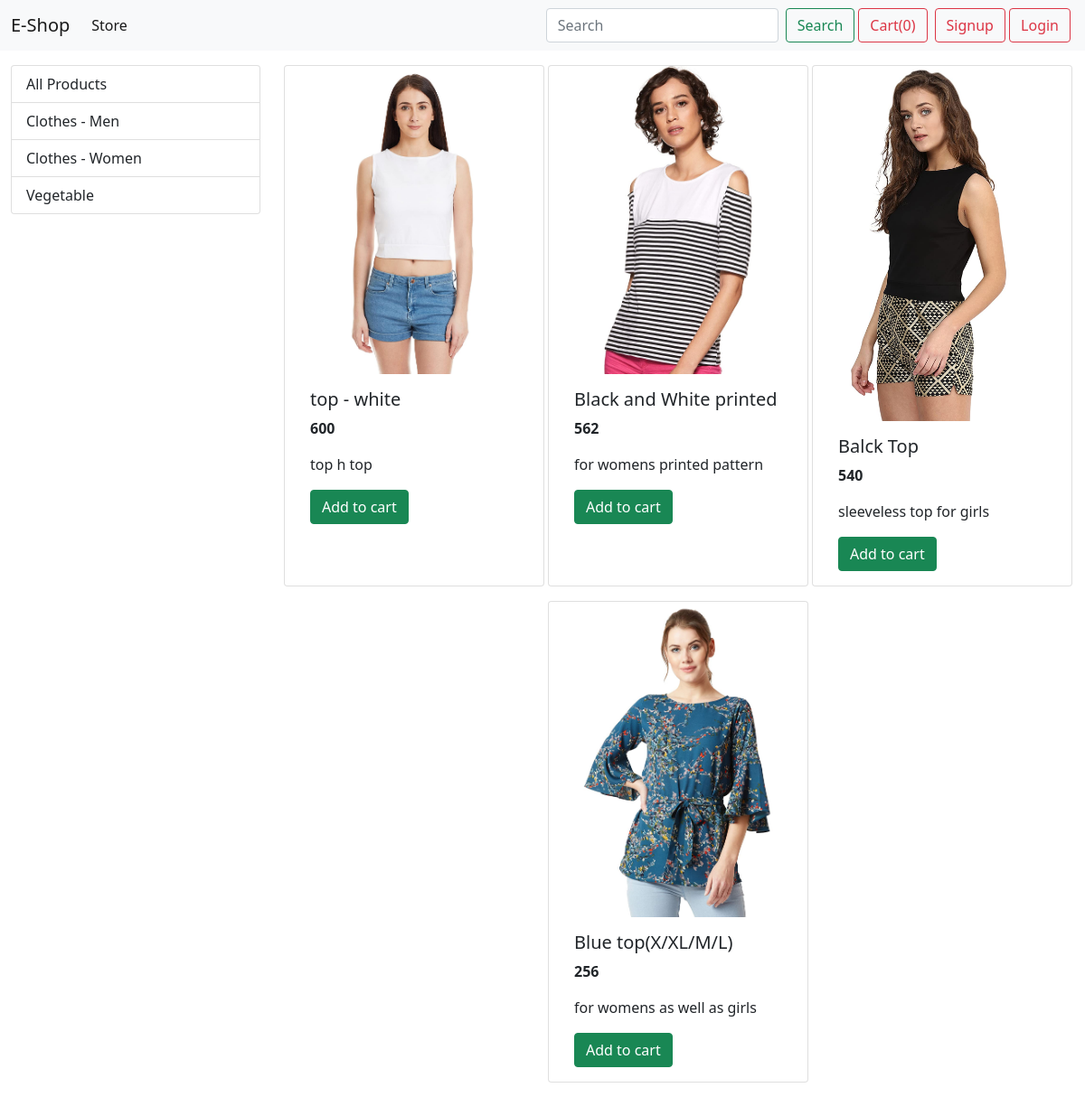
The app's page /?category=2 with its own data.
### store/models.py (models this page shows, shortened)
class Category(models.Model):
    name = models.CharField(max_length=25)

class Product(models.Model):
    name = models.CharField(max_length=25)
    price = models.IntegerField(default=0)
    category = models.ForeignKey(Category, on_delete = models.CASCADE , default=1)
    desc = models.CharField(max_length=200,default="")
    image = models.ImageField(upload_to='media/')

### store/views.py (the view)
# urls.py: path('',views.index,name='index'),
def index(request):
    products = None
    category_id = request.GET.get("category")
    if category_id:
        products = Product.objects.filter(category_id=category_id)
    else:
        products = Product.objects.all()
    categories = Category.objects.all()
    params = {}
    params["products"] = products
    params["categories"] = categories
    return render(request, "index.html", params)

### templates/index.html (shortened to what this page needs)
{% extends 'base.html' %}
{% block content %}
<div class="container-fluid mt-3">
    <div class="row">
        <div class="col-lg-3 mx-auto">
            <div class="list-group">
                <a href="/" class="list-group-item
                list-group-item-action">All Products</a>
                {% for category in categories %}
                <a href="/?category={{category.id}}" class="list-group-item
                list-group-item-action">{{category.name}}</a>
                {% endfor %}
            </div>
        </div>
        <div id='products' class="col-lg-9 mx-auto">
            <div class="row mx-auto">
                {% for product in products %}
                <div class="card mx-auto mb-3" style="width: 18rem;">
                    <img src="{{product.image.url}}" class="card-img-top" alt="...">
                    <div class="card-body">
                        <h5 class="card-title">{{product.name}}</h5>
                        <p class="card-text"><b>{{product.price}}</b></p>
                        <p class="card-text">{{product.desc}}</p>
                        <form action="/cart" method="POST">
                            <button class="btn btn-success" type="submit">Add to cart</button>
                        </form>
                    </div>
                </div>
                {% endfor %}
            </div>
        </div>
    </div>
</div>
{% endblock content %}

### records on screen
Category: name "Clothes - Men"
Category: name "Clothes - Women"
Category: name "Vegetable"
Product: image (picture), name "top - white", price "600", desc "top h top"
Product: image (picture), name "Black and White printed", price "562", desc "for womens printed pattern"
Product: image (picture), name "Balck Top", price "540", desc "sleeveless top for girls"
Product: image (picture), name "Blue top(X/XL/M/L)", price "256", desc "for womens as well as girls"
